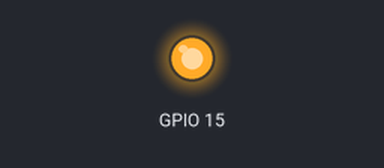
The program below on a simulated Raspberry Pi (BCM pin numbers). Shown: output pins drawn as LEDs (lit = HIGH). At 30.0 s the program stops and its outputs stay as they are.

Above: at 1.5 s.
At 4.5 s:
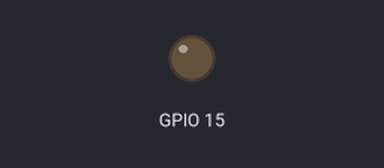
Timing chart, 0 to 7.8 s (numbered marks = the images above):
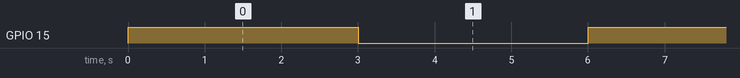

Measured:
- by itself, GPIO 15: alternates HIGH for 3.0 s and LOW for 3.0 s

The program:

gpio_loop_test.py
```python
import RPi.GPIO as GPIO
import time

# Use the Broadcom SOC channel numbering scheme
GPIO.setmode(GPIO.BCM)

# Set up GPIO pin 15 (physical pin 10) as an output
GPIO.setup(15, GPIO.OUT)

# Loop 5 times
for i in range(5):
    # Set GPIO pin 15 to HIGH
    GPIO.output(15, GPIO.HIGH)

    # Leave it on for 3 seconds
    time.sleep(3)

    # Set GPIO pin 15 to LOW
    GPIO.output(15, GPIO.LOW)

    # Leave it off for 3 seconds
    time.sleep(3)

# Clean up GPIO
GPIO.cleanup()
```
